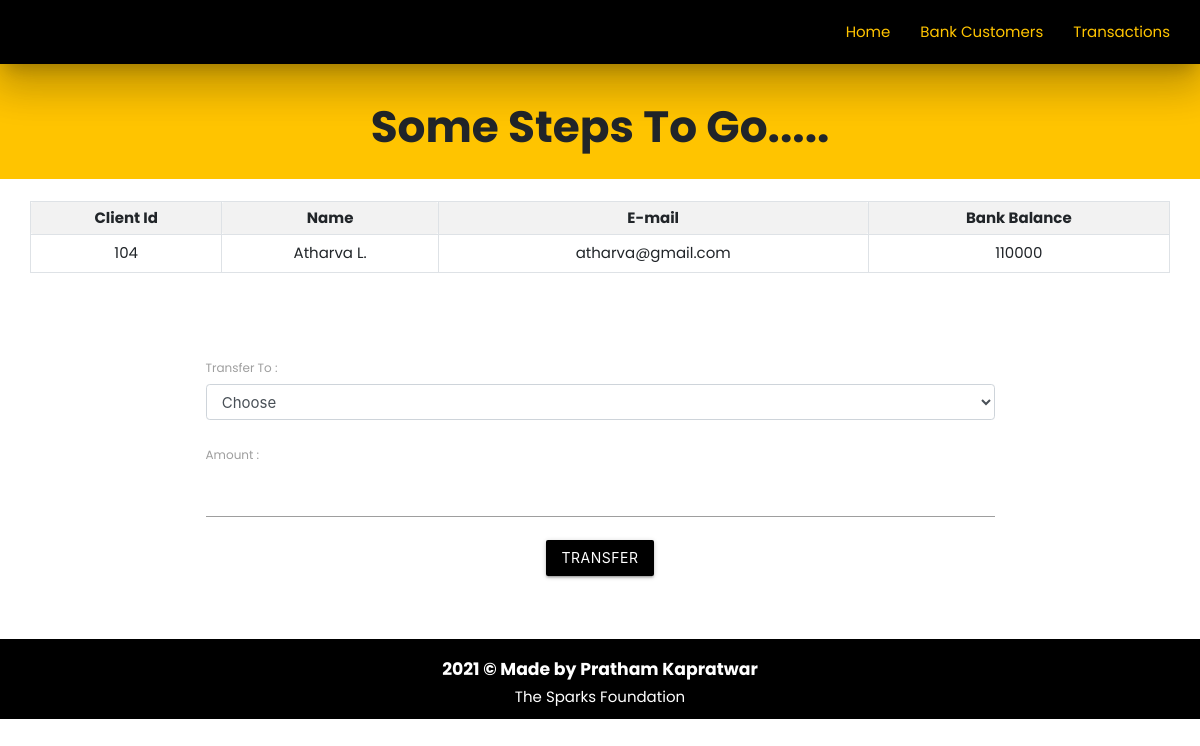
Screenshot of /php/userdetails.php?c_id=104 with the database file from the repository.
### tables this page shows
CREATE TABLE `clients` (
  `c_id` int(3) NOT NULL,
  `c_name` varchar(20) NOT NULL,
  `c_mail` varchar(20) DEFAULT NULL,
  `c_balance` int(10) NOT NULL
);

### php/userdetails.php (the view, shortened to what this page needs)
<!DOCTYPE html>
<html lang="en">
<head>
    <link rel="stylesheet" href="https://maxcdn.bootstrapcdn.com/bootstrap/4.0.0/css/bootstrap.min.css">
    <link rel="stylesheet" href="../css/style.css">
    <link rel="stylesheet" href="https://cdnjs.cloudflare.com/ajax/libs/materialize/1.0.0/css/materialize.min.css">
</head>
<body>
    <?php
    include 'navbar.php';
    ?>
    <div class="center mt-0 #ffab00 amber accent-3">
        <h3><b>Some Steps To Go.....</b></h3>
    </div>
    <div class="container-fluid">
        <?php
        include './connection.php';
        if (isset($_REQUEST['c_id'])) {
            $sid = $_GET['c_id'];
            $sql = "SELECT * FROM  clients where c_id=$sid";
            $result = mysqli_query($conn, $sql);
            $rows = mysqli_fetch_assoc($result);
        }
        ?>
        <form method="post" name="tcredit" class="tabletext"><br>
            <div class="container-fluid">
                <table class="table table-sm table-striped table-condensed table-bordered">
                    <tr>
                        <th class="text-center">Client Id</th>
                        <th class="text-center">Name</th>
                        <th class="text-center">E-mail</th>
                        <th class="text-center">Bank Balance</th>
                    </tr>
                    <tr>
                        <td class="center py-2"><?php echo (isset($rows['c_id']) ? $rows['c_id'] : ''); ?></td>
                        <td class="center py-2"><?php echo (isset($rows['c_name']) ? $rows['c_name'] : ''); ?></td>
                        <td class="center py-2"><?php echo (isset($rows['c_mail']) ? $rows['c_mail'] : ''); ?></td>
                        <td class="center py-2"><?php echo (isset($rows['c_balance']) ? $rows['c_balance'] : ''); ?></td>
                    </tr>
                </table>
            </div>
            <div class="container">
                <br><br><br>
                <label for="to">Transfer To : </label>
                <select id="to" name="to" class="form-control" required>
                    <option value="" disabled selected>Choose</option>
            </div>
            <br>
            <label for="amount">Amount : </label>
            <input type="number" class="form-control" name="amount" id="amount" required>
            <div class="text-center">
                <button class="btn mt-3 waves-effect black" name="submit" type="submit" id="myBtn">Transfer</button>
            </div>
            <br>
        </form>
    </div>
    <footer class="center footer">
        <h6 class="info"><b>2021 © Made by Pratham Kapratwar</b></h6>
        The Sparks Foundation
    </footer>
</body>
</html>

### css/style.css (style rules this page uses)
body { font-family: Poppins; margin: 0; }
.waves-effect { margin-top: 30px; }
.footer { color: white; background: rgb(0, 0, 0); margin-bottom: 0; bottom: 0; padding: 10px; }
.info { font-weight: 500; }

### php/userdetails.php (style rules this page uses)
.mt-0 { padding: 10px; top: 0; }
* { font-family: Poppins; }
.footer { margin-top: 40px; }

### rows the page displays
clients: c_id "104", c_name "Atharva L.", c_mail "atharva@gmail.com", c_balance "110000"
